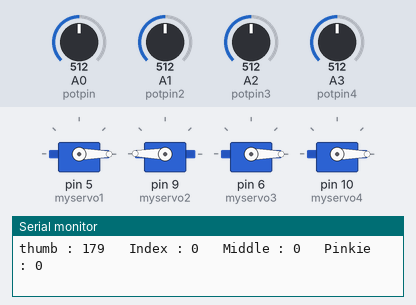
A sketch run on a simulated Arduino Uno, built with avr-gcc and run on an emulated ATmega328P. On the bench: 4 × servo, the last lines printed to the serial monitor. Inputs (shaded band) come from the test bench; at power-on: A1 (potpin2) = 512, A0 (potpin) = 512, A2 (potpin3) = 512, A3 (potpin4) = 512.

Above: at 13.2 s.
13.3 s: A1 (potpin2) set to 716
At 14.0 s:
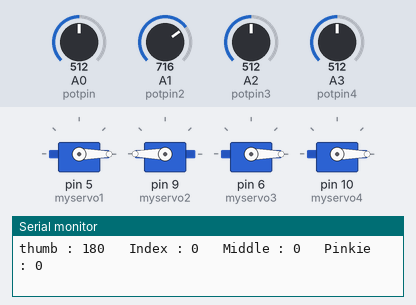
14.8 s: A0 (potpin) set to 306
At 15.8 s:
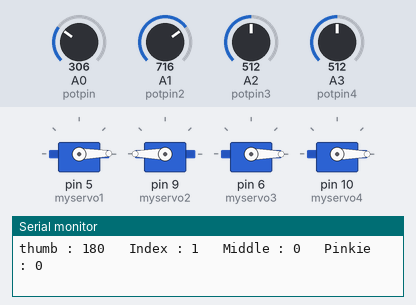
17.8 s: A2 (potpin3) set to 306
At 18.2 s:
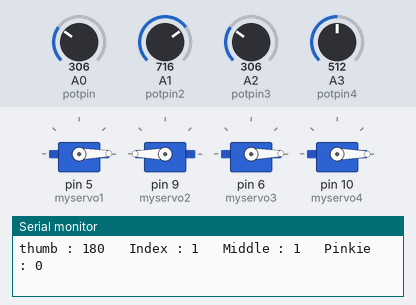
20.8 s: A3 (potpin4) set to 306
At 21.3 s:
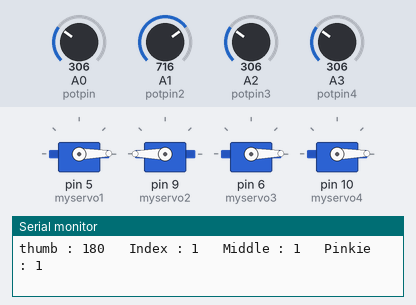
23.8 s: A0 (potpin) set to 716
At 24.5 s:
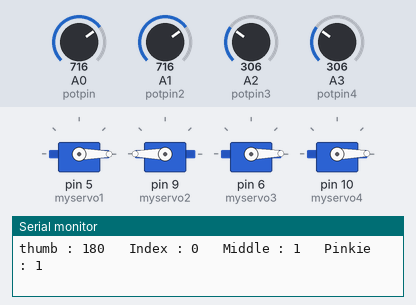
26.8 s: A1 (potpin2) set to 306
At 28.0 s:
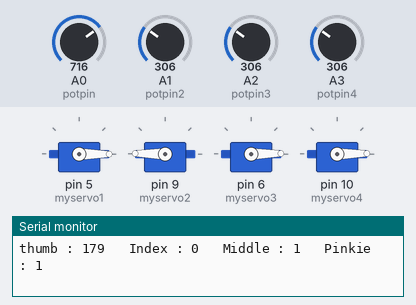
Timing chart, 0 to 29.8 s (numbered marks = the images above; inputs shaded):
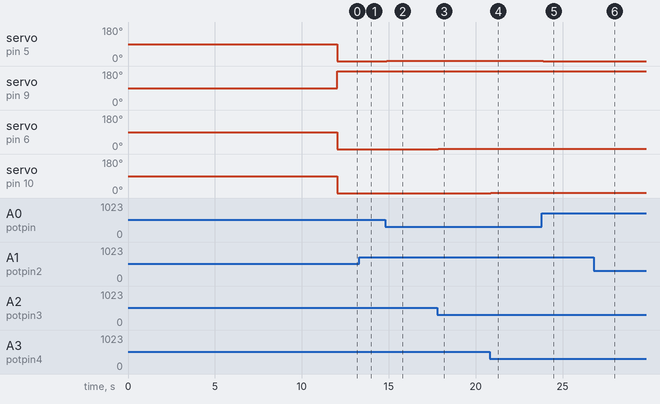

The sketch:

remote_hand_average_function_.ino
```cpp
/*
 Controlling a servo position using a potentiometer (variable resistor)
 by Michal Rinott <http://people.interaction-ivrea.it/m.rinott>

 modified on 8 Nov 2013
 by Scott Fitzgerald
 http://www.arduino.cc/en/Tutorial/Knob
*/

#include <Servo.h>

int thumb = 0;         // the sensor value
int sensorMin1 = 1023;        // minimum sensor value
int sensorMax1 = 0;

int index = 0;         // the sensor value
int sensorMin2 = 1023;        // minimum sensor value
int sensorMax2 = 0;

int middle = 0;         // the sensor value
int sensorMin3 = 1023;        // minimum sensor value
int sensorMax3 = 0;

int pinkie = 0;         // the sensor value
int sensorMin4 = 1023;        // minimum sensor value
int sensorMax4 = 0;

Servo myservo1;  // create servo object to control a servo
Servo myservo2;  // create servo object to control a servo
Servo myservo3;  // create servo object to control a servo
Servo myservo4;  // create servo object to control a servo

int potpin = 0;  // analog pin used to connect the potentiometer
int potpin2 = 1;  // analog pin used to connect the potentiometer
int potpin3 = 2;  // analog pin used to connect the potentiometer
int potpin4 = 3;  // analog pin used to connect the potentiometer

int val1;    // variable to read the value from the analog pin
int val2;    // variable to read the value from the analog pin
int val3;    // variable to read the value from the analog pin
int val4;    // variable to read the value from the analog pin


void setup() {

   //while (!Serial) delay(1);

   Serial.begin(9600);
   Serial.println("Calibrating");

   pinMode(13, OUTPUT);

   while (millis() < 10000) {


   digitalWrite(13, HIGH);


    thumb = analogRead(potpin);

    // record the maximum sensor value
    if (thumb > sensorMax1) {
      sensorMax1 = thumb;
    }

    // record the minimum sensor value
    if (thumb < sensorMin1) {
      sensorMin1 = thumb;
    }

     index = analogRead(potpin2);

    // record the maximum sensor value
    if (index > sensorMax2) {
      sensorMax2 = index;
    }

    // record the minimum sensor value
    if (index < sensorMin2) {
      sensorMin2 = index;
    }

    middle = analogRead(potpin3);

    // record the maximum sensor value
    if (middle > sensorMax3) {
      sensorMax3 = middle;
    }

    // record the minimum sensor value
    if (middle < sensorMin3) {
      sensorMin3 = middle;
    }

     pinkie = analogRead(potpin4);

    // record the maximum sensor value
    if (pinkie > sensorMax4) {
      sensorMax4 = pinkie;
    }

    // record the minimum sensor value
    if (pinkie < sensorMin4) {
      sensorMin4 = pinkie;
    }

       digitalWrite(13, LOW);

  }

  Serial.println("Calibration finished");

  delay (2000);

  myservo1.attach(5);  // attaches the servo on pin 9 to the servo object
  myservo2.attach(9);  // attaches the servo on pin 9 to the servo object
  myservo3.attach(6);  // attaches the servo on pin 9 to the servo object
  myservo4.attach(10);  // attaches the servo on pin 9 to the servo object

}

void loop() {

  val1 = averageVal(0) ;
  val1 = map(val1, sensorMin1,sensorMax1, 0, 180);     // scale it to use it with the servo (value between 0 and 180)
  val1 = constrain(val1, 0, 180);

  val2 = averageVal(1) ;
  val2 = map(val2, sensorMin2,sensorMax2, 180, 0);     // scale it to use it with the servo (value between 0 and 180)
  val2 = constrain(val2, 0, 180);

  val3 = averageVal(2) ;
  val3 = map(val3, sensorMin3,sensorMax3, 0, 180);     // scale it to use it with the servo (value between 0 and 180)
  val3 = constrain(val3, 0, 180);

  val4 = averageVal(3) ;
  val4 = map(val4, sensorMin4,sensorMax4, 0, 180);     // scale it to use it with the servo (value between 0 and 180)
  val4 = constrain(val4, 0, 180);


  Serial.print("thumb : ");
  Serial.print(val2);
  Serial.print("   ");
  Serial.print("Index : ");
  Serial.print(val1);
  Serial.print("   ");
  Serial.print("Middle : ");
  Serial.print(val3);
  Serial.print("   ");
  Serial.print("Pinkie : ");
  Serial.println(val4);

  myservo1.write(val1);
  myservo2.write(val2);
  myservo3.write(val3);
  myservo4.write(val4);

  delay(5);                           // waits for the servo to get there

}

  int averageVal(int pin){
  int i;
  long sval = 0;

  for (i = 0; i < 50; i++){
    sval = sval + analogRead(pin);    // sensor on analog pin 0
  }
  sval = sval / 50;    // average
  return sval;

}
```

Measured:
- after the input at 13.3 s, servo on pin 9 (myservo2): 179° → 180° after 0.09 s
- after the input at 14.8 s, servo on pin 5 (myservo1): 0° → 1° after 0.07 s
- after the input at 17.8 s, servo on pin 6 (myservo3): 0° → 1° at once
- after the input at 20.8 s, servo on pin 10 (myservo4): 0° → 1° after 0.07 s
- after the input at 23.8 s, servo on pin 5 (myservo1): 1° → 0° after 0.09 s
- after the input at 26.8 s, servo on pin 9 (myservo2): 180° → 179° after 0.06 s
